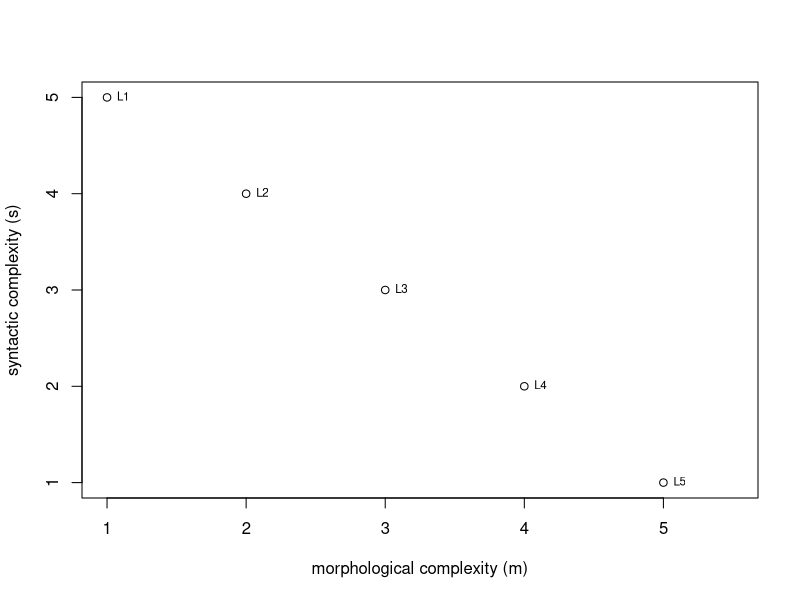
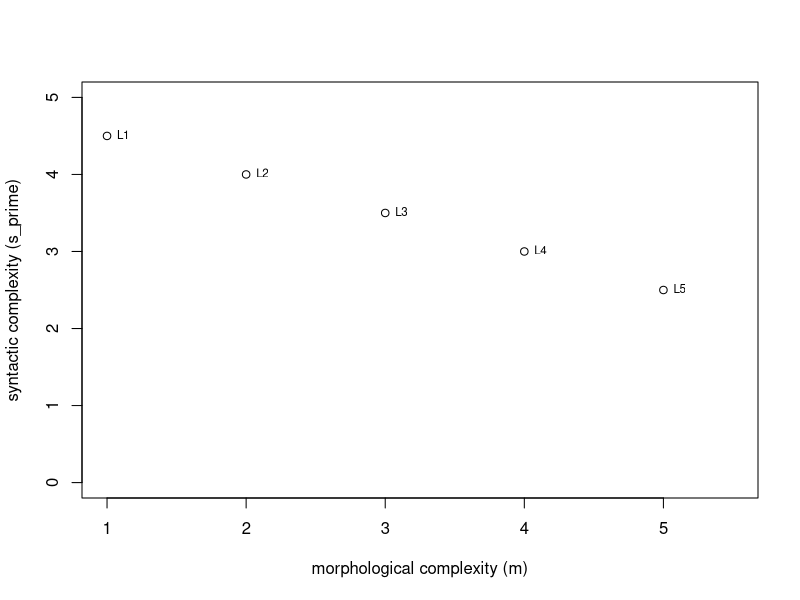
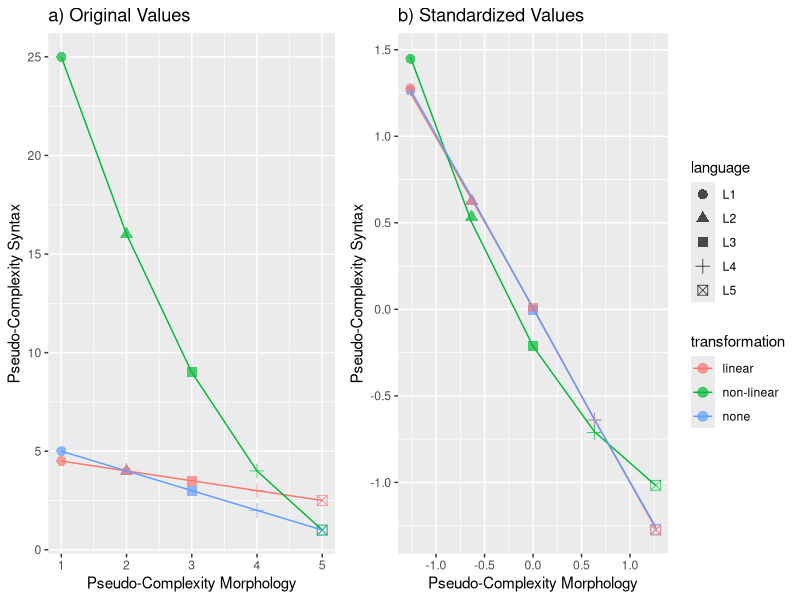

These figures' R source, in order:
## ---- chunk 1
knitr::opts_chunk$set(echo = TRUE)
## ---- chunk 2
# R version
sessionInfo()$R.version$version.string
# platform
sessionInfo()$R.version$platform 
## ---- chunk 3
library(MASS)
library(ggplot2)
library(plyr)
library(GGally)
library(rstatix)
library(gridExtra)
## ---- chunk 4
# version of packages loaded
installed.packages()[names(sessionInfo()$otherPkgs), "Version"]
## ---- chunk 5
language = c("L1", "L2", "L3", "L4", "L5")
m <- c(1, 2, 3, 4, 5)
s <- 6 + -1*m
example.df <- data.frame(language, m, s)
print(example.df)
## ---- chunk 6
plot(example.df$m, example.df$s, xlab = "morphological complexity (m)",
     ylab = "syntactic complexity (s)", xlim = c(1, 5.5))
text(example.df$m, example.df$s, labels = example.df$language, cex = 0.7, pos = 4)
## ---- chunk 7
cor(example.df$m, example.df$s, method = "pearson")
## ---- chunk 8
cor(example.df$m, example.df$s, method = "spearman")
## ---- chunk 9
language = c("L1", "L2", "L3", "L4", "L5")
m <- c(1, 2, 3, 4, 5)
s_prime1 <- 5 - 0.5*m
example.df <- data.frame(language, m, s, s_prime1)
print(example.df)
## ---- chunk 10
plot(example.df$m, example.df$s_prime1, xlab = "morphological complexity (m)",
     ylab = "syntactic complexity (s_prime)", xlim = c(1, 5.5), ylim = c(0, 5))
text(example.df$m, example.df$s_prime1, labels = example.df$language, cex = 0.7, pos = 4)
## ---- chunk 11
cor(example.df$m, example.df$s_prime1, method = "pearson")
## ---- chunk 12
language = c("L1", "L2", "L3", "L4", "L5")
m <- c(1, 2, 3, 4, 5)
s <- 6 - 1*m
s_prime1 <- 5 - 0.5*m
rank_m <- c(1, 2, 3, 4, 5)
rank_s_prime1 <- c(5, 4, 3, 2, 1)
example.df <- data.frame(language, m, s, s_prime1, rank_m, rank_s_prime1)
print(example.df)
## ---- chunk 13
cor(example.df$m, example.df$s_prime1, method = "spearman")
## ---- chunk 14
m_standardized <- (m-mean(m))/sd(m)
s_standardized <- (s-mean(s))/sd(s)
s_prime1_standardized <- (s_prime1-mean(s_prime1))/sd(s_prime1)
example.df <- data.frame(m, s, s_prime1, m_standardized, s_standardized, s_prime1_standardized)
example.df
## ---- chunk 15
(m + s_prime1)/2
## ---- chunk 16
(m_standardized + s_prime1_standardized)/2
## ---- chunk 17
language = c("L1", "L2", "L3", "L4", "L5")
m <- c(1, 2, 3, 4, 5)
s <- 6 - 1*m
s_prime2 <- s^2
example.df <- data.frame(language, m, s, s_prime2)
print(example.df)
## ---- chunk 18
cor(example.df$m, example.df$s_prime2, method = "pearson")
## ---- chunk 19
cor(example.df$m, example.df$s_prime2, method = "spearman")
## ---- chunk 20
(m + s_prime2)/2
## ---- chunk 21
m_standardized <- (m-mean(m))/sd(m)
s_prime2_standardized <- (s_prime2-mean(s_prime2))/sd(s_prime2)
# get correlations between standardized samples
cor(m_standardized, s_prime2_standardized, method = "pearson")
cor(m_standardized, s_prime2_standardized, method = "spearman")
# get mean values for standardized samples
(m_standardized + s_prime2_standardized)/2
## ---- chunk 22
# original m and s values
language <- c("L1", "L2", "L3", "L4", "L5")
transformation <- rep("none", 5)
standardization <- rep("non-standardized", 5)
original.df <- data.frame(language, transformation, standardization, m, s)
colnames(original.df) <- c("language", "transformation", 
                           "standardization", "morphology", "syntax")
# linear transformation of s
transformation <- rep("linear", 5)
linear.df <- data.frame(language, transformation, standardization, m, s_prime1)
colnames(linear.df) <- c("language", "transformation", 
                         "standardization", "morphology", "syntax")
# non-linear transformation of s
transformation <- rep("non-linear", 5)
nonlinear.df <- data.frame(language, transformation, standardization, m, s_prime2)
colnames(nonlinear.df) <- c("language", "transformation", 
                            "standardization", "morphology", "syntax")
# standardized original
transformation <- rep("none", 5)
standardization <- rep("standardized", 5)
standardized.original.df <- data.frame(language, transformation, 
                                       standardization, m_standardized, s_standardized)
colnames(standardized.original.df) <- c("language", "transformation", 
                                        "standardization", "morphology", "syntax")
# standardized linear transformation of s
transformation <- rep("linear", 5)
standardization <- rep("standardized", 5)
standardized.linear.df <- data.frame(language, transformation, 
                                       standardization, m_standardized, 
                                     s_prime1_standardized)
colnames(standardized.linear.df) <- c("language", "transformation", 
                                      "standardization", "morphology", "syntax")
# standardized non-linear transformation of s
transformation <- rep("non-linear", 5)
standardization <- rep("standardized", 5)
standardized.nonlinear.df <- data.frame(language, transformation, 
                                        standardization, m_standardized, 
                                        s_prime2_standardized)
colnames(standardized.nonlinear.df) <- c("language", "transformation", 
                                         "standardization", "morphology", "syntax")
#combine all
combined.df <- rbind(original.df, linear.df, nonlinear.df, standardized.original.df,
                     standardized.linear.df, standardized.nonlinear.df)
# add mean values per language
combined.df$mean <- (combined.df$morphology + combined.df$syntax)/2
print(combined.df)
## ---- chunk 23
scatterplot.original <- ggplot(combined.df[combined.df$standardization == 
                                             "non-standardized", ], 
                      aes(x = morphology, y = syntax, group = transformation,
                          shape = language, color = transformation)) + 
  geom_point(alpha = 0.7, size = 3) +
  geom_line() +
  ggtitle("a) Original Values") +
  xlab("Pseudo-Complexity Morphology") +
  ylab("Pseudo-Complexity Syntax") +
  theme(legend.position = "none")
#scatterplot.original
## ---- chunk 24
scatterplot.standardized <- ggplot(combined.df[combined.df$standardization == 
                                                 "standardized", ], 
                     aes(x = morphology, y = jitter(syntax), group = transformation,
                          shape = language, color = transformation)) + 
  geom_point(alpha = 0.7, size = 3) +
  geom_line() +
  ggtitle("b) Standardized Values") +
  xlab("Pseudo-Complexity Morphology") +
  ylab("Pseudo-Complexity Syntax") 
#scatterplot.standardized
## ---- chunk 25
combined.plot <- grid.arrange(scatterplot.original, scatterplot.standardized, 
                              ncol = 2, widths = c(1.5,2))
## ---- chunk 26
ggsave("Figures/Theoretical/transformationsPlot.pdf", combined.plot, 
       dpi = 300, scale = 1, width = 9, height = 4, device = cairo_pdf)
